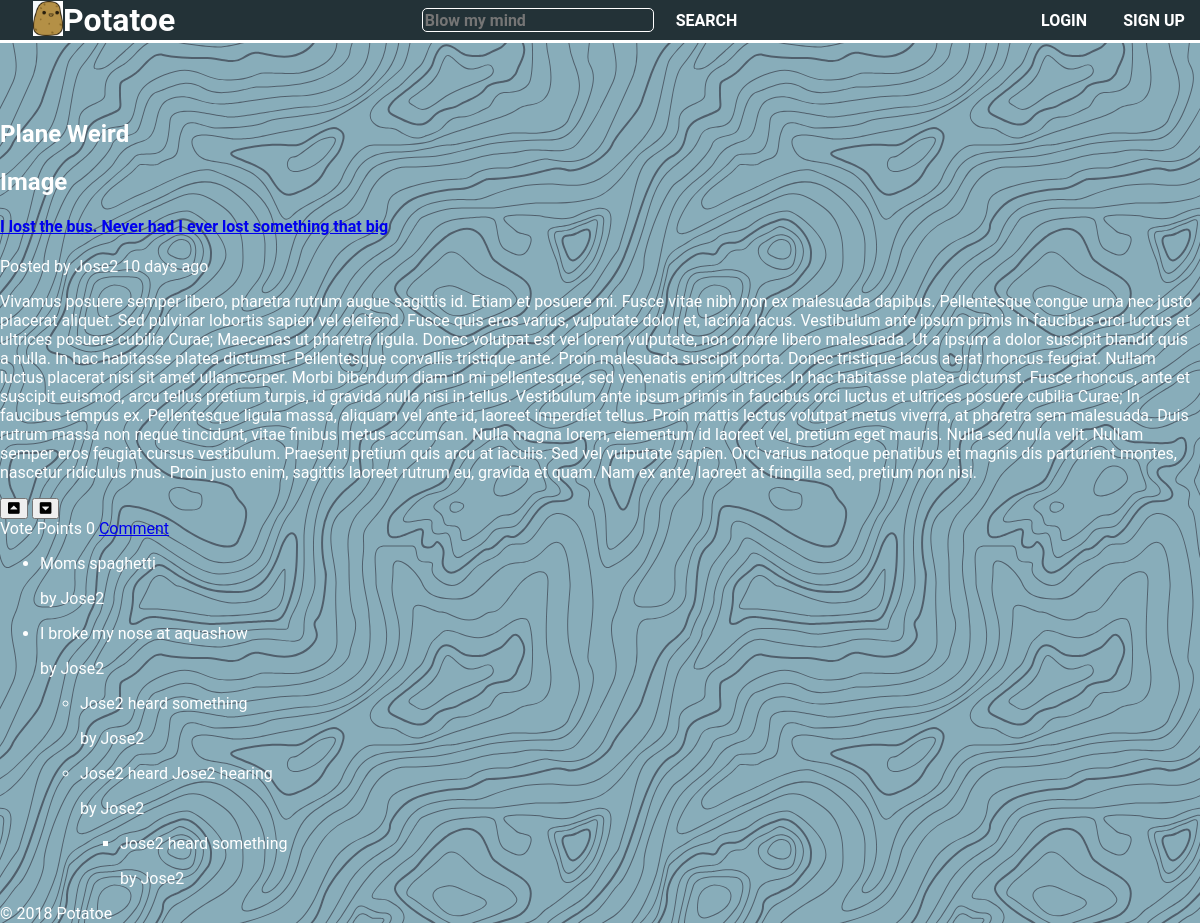
/pages/story.php?id=3, run on the app's committed database.
### tables this page shows
CREATE TABLE Story (
	id			INTEGER PRIMARY KEY
				AUTOINCREMENT,
	id_user		INTEGER REFERENCES User(id)
				NOT NULL,
	id_channel 	INTEGER REFERENCES Channel(id)
				NOT NULL,
	title 		TEXT,
	content 	TEXT,
	date_posted DATETIME,
	url			TEXT,
	n_upvotes 	INTEGER,
	n_downvotes INTEGER
);

CREATE TABLE Channel (
	id	 	INTEGER PRIMARY KEY
			AUTOINCREMENT,
	name	TEXT
);

CREATE TABLE User (
	id			INTEGER PRIMARY KEY
				AUTOINCREMENT,
	username	TEXT UNIQUE,
	password 	TEXT,
	fullname	TEXT,
	email 		TEXT,
	bio			TEXT,
	url 		VARCHAR
);

CREATE TABLE Comment (
	id			INTEGER PRIMARY KEY
				AUTOINCREMENT,
	id_story	INTEGER REFERENCES Story(id)
				NOT NULL,
	id_user		INTEGER REFERENCES User(id)
				NOT NULL,
	id_parent	INTEGER REFERENCES Comment(id),
	content 	TEXT,
	datePosted 	DATETIME,
	n_upvotes 	INTEGER,
	n_downvotes INTEGER
);

### pages/story.php (called while the page is built, shortened)
<?php
    include_once(ABSPATH . '/database/db_stories.php');
    $story = get_story_from_id($_GET['id']);
    $paragraphs = explode('\n', $story['content']);
    $comments_result = get_all_comments_from_story($_GET['id']);
    include(ABSPATH . '/templates/common/header.php');
    include(ABSPATH . '/templates/tpl_story.php');
    include(ABSPATH . '/templates/common/footer.php');
?>

### database/db_stories.php (called while the page is built, shortened)
<?php
    function get_story_from_id($id_story){
        $db = Database::instance()->db();
        $stmt = $db->prepare('  SELECT Story.id AS id, name, username, title, content, date_posted
                                FROM Story, User, Channel
                                WHERE ((Story.id = ?) AND (Story.id_channel = Channel.id) AND (Story.id_user == User.id));'
                            );
        $stmt->execute(array($id_story));
        return $stmt->fetch();
    }
    function get_all_comments_from_story($id_story){
        $db = Database::instance()->db();
        $stmt = $db->prepare('SELECT Comment.id, username, content, datePosted, n_upvotes, n_downvotes
                                FROM Comment JOIN User ON Comment.id_user = User.id
                                WHERE id_story = ? and id_parent is null;');
        $stmt->execute(array($id_story));
        return $stmt->fetchAll();
    }
    function get_all_comments_from_comment($id_comment){
        $db = Database::instance()->db();
        $stmt = $db->prepare('SELECT Comment.id, username, content, datePosted, n_upvotes, n_downvotes
                                FROM Comment JOIN User ON Comment.id_user = User.id
                                WHERE id_parent = ?;');
        $stmt->execute(array($id_comment));
        return $stmt->fetchAll();
    }
    function get_story_upvotes($id_story) {
        $db = Database::instance()->db();
        $stmt = $db->prepare('SELECT n_upvotes FROM Story WHERE id = ?;');
        $stmt->execute(array($id_story));
        return $stmt->fetch();
    }
    function get_story_downvotes($id_story) {
        $db = Database::instance()->db();
        $stmt = $db->prepare('SELECT n_downvotes FROM Story WHERE id = ?;');
        $stmt->execute(array($id_story));
        return $stmt->fetch();
    }
?>

### templates/tpl_story.php (the view, shortened to what this page needs)
<section id="story_content">
    <article id=<?=$story['id']?>>
        <header>
            <h2><?=$story['name']?></h2>
        </header>
        <div class="one_story_content">
            <div class="story_image">
                <h2>Image</h2>
            </div>
            <div class="story_title">
                <h1><a href="../pages/story.php?id=<?=$story['id']?>"><?=$story['title']?></a></h1>
            </div>
            <div class="story_details">
                <span id="user">Posted by <?= htmlspecialchars($story['username']) ?></span>
                <span id="date">
                    <?php   $time = strtotime($story['date_posted']);
                            $dbDate = new DateTime($story['date_posted']);
                            $currDate = new DateTime();
                            $interval = $currDate->diff($dbDate);
                            if($interval->y > 0)
                                $display_time = $interval->y. " years";
                            else if($interval->m > 0)
                                $display_time = $interval->m. " months";
                            else if($interval->d > 0)
                                $display_time = $interval->d. " days";
                    ?>
                    <?= $display_time. " ago" ?>
                </span>
            </div>
            <div class="story_text">
                <?php foreach ($paragraphs as $paragraph) {?>
                    <p><?= htmlspecialchars($paragraph) ?></p>
                <?php } ?>
            </div>
        </div>
        <footer>
            <span id="vote">
                <div class="voting_buttons" method="post">
                    <button type="submit" name="upvote" onclick="vote(<?=$story['id']?>, 1)" ><i class="fas fa-caret-square-up"></i></button>
                     <button type="submit" name="downvote" onclick="vote(<?=$story['id']?>, -1)" ><i class="fas fa-caret-square-down"></i></button>
                </div>
                <span id="vote_points">
                    Vote Points
                </span>
                <span class="vote_points_number">
                    <?php   $upvotes = get_story_upvotes($story['id']);
                     $downvotes = get_story_downvotes($story['id']); ?>
                     <?=intval($upvotes['n_upvotes']) -  intval($downvotes['n_downvotes'])?>
                </span>
            </span>
            <span id="comment"><a class="comments" href="story.php?id=<?=$story['id']?>#comments">Comment</a></span>
        </footer>
    </article>
    <ul id="story_comments">
        <?php foreach ($comments_result as $comment) {?>
            <li>
                <p><?= htmlspecialchars($comment['content']) ?></p>
                <p>by <?= $comment['username'] ?></p>
                <?php $comment_list = get_all_comments_from_comment($comment['id']);
                ?>
            </li>
            <?php
            if($comment_list != false){
                recursive_comment($comment, 0);
            } ?>
        <?php } ?>
    </ul>
</section>
<?php
function recursive_comment($comment, $counter){
    $comment_list = get_all_comments_from_comment($comment['id']);
    ?>
    <ul>
        <?php foreach ($comment_list as $son) {?>
            <li>
            <p><?= htmlspecialchars($son['content']) ?></p>
            <p>by <?= htmlspecialchars($son['username']) ?></p>
            <?php
            if($comment_list != false)
                recursive_comment($son, $counter + 1); ?>
            </li>
    <?php } ?>
    </ul>
<?php
}
?>

### css/layout.css (style rules this page uses)
body { margin: 0; width: auto !important; min-width: 650px; }
.content > section { width:100%; }

### data on the page
story: id_channel.name "Plane Weird", title "I lost the bus. Never had I ever lost something that big", id_user.username "Jose2", content "Vivamus posuere semper libero, pharetra rutrum augue sagittis id. Etiam et posuere mi. Fusce vitae nibh non ex malesuada dapibus. Pellentesque congue urna nec justo placerat aliquet. Sed pulvinar lobortis sapien vel eleifend. Fusce quis eros varius, vulputate dolor et, lacinia lacus. Vestibulum ante ipsum primis in faucibus orci luctus et ultrices posuere cubilia Curae; Maecenas ut pharetra ligula. Donec volutpat est vel lorem vulputate, non ornare libero malesuada. Ut a ipsum a dolor suscipit blandit quis a nulla. In hac habitasse platea dictumst. Pellentesque convallis tristique ante. Proin malesuada suscipit porta. Donec tristique lacus a erat rhoncus feugiat. Nullam luctus placerat nisi…", n_upvotes "0"
comment: content "Moms spaghetti", id_user.username "Jose2"
comment: content "I broke my nose at aquashow", id_user.username "Jose2"
comment: content "Jose2 heard something", id_user.username "Jose2"
comment: content "Jose2 heard Jose2 hearing", id_user.username "Jose2"
comment: content "Jose2 heard something", id_user.username "Jose2"
